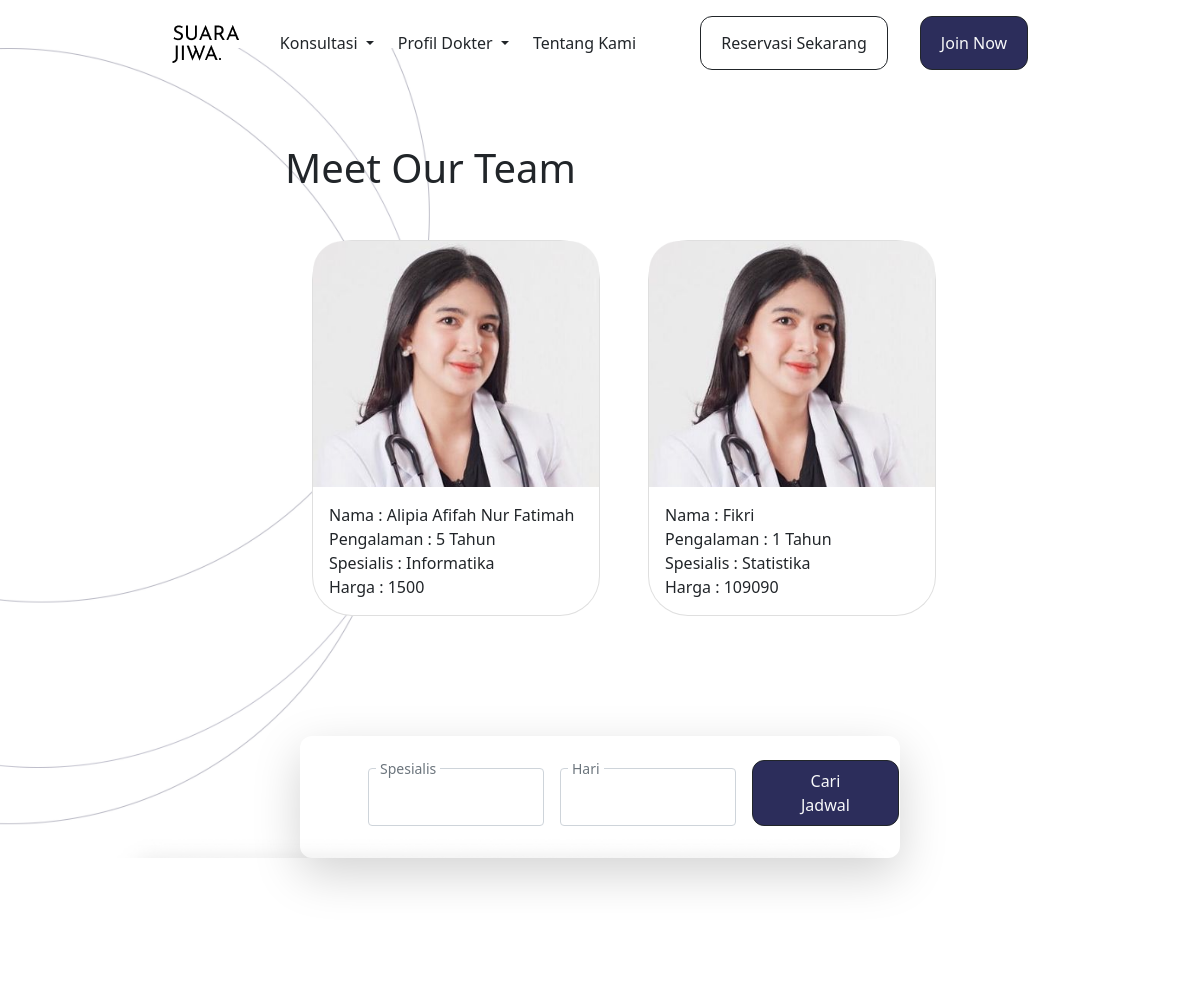
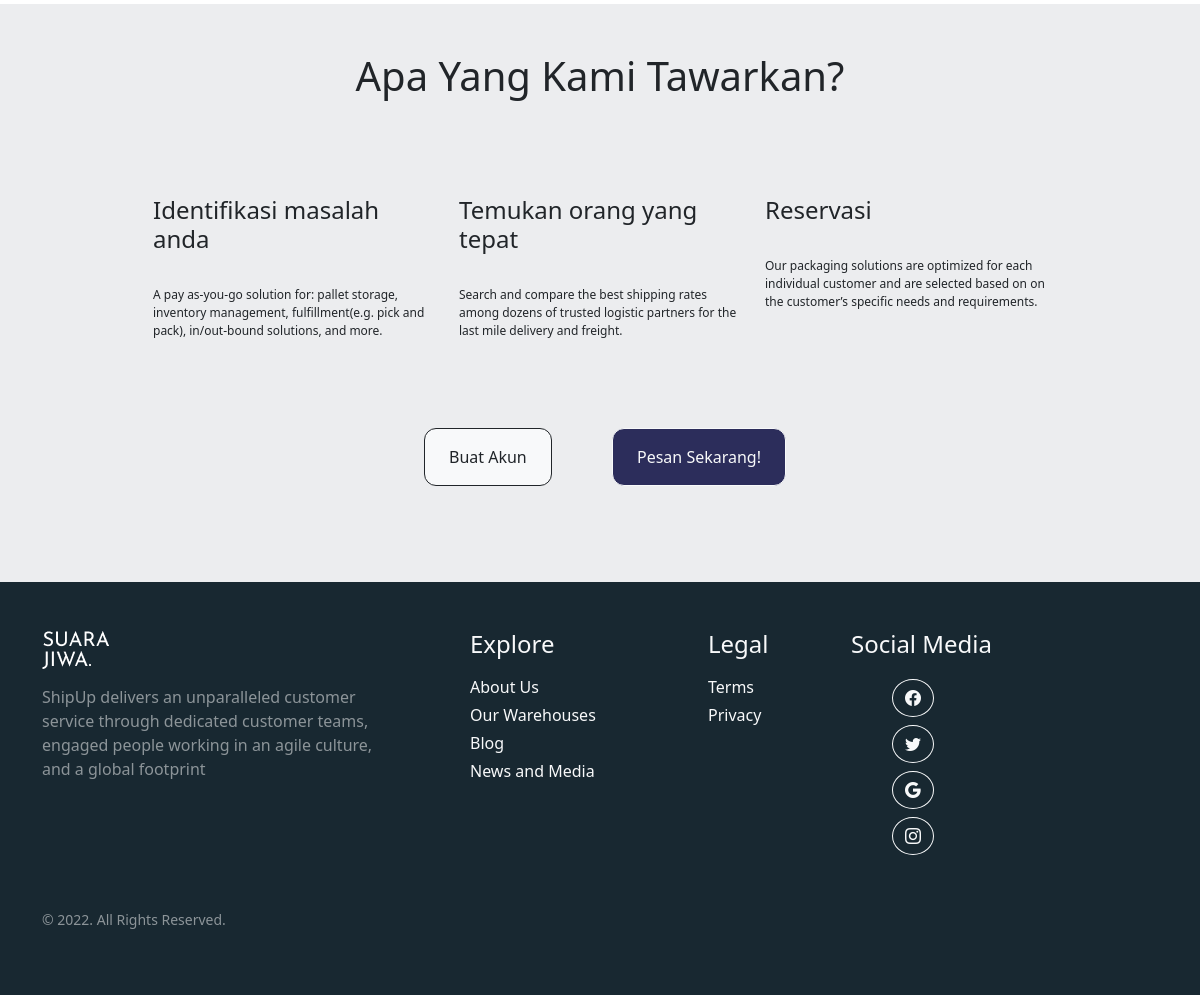
/dok.php, run on the app's committed database (2 pictures, top to bottom).
### tables this page shows
CREATE TABLE `dokter` (
  `id_dokter` int(5) NOT NULL,
  `pengalaman` varchar(1) DEFAULT NULL,
  `nama` varchar(50) DEFAULT NULL,
  `spesialis` varchar(50) DEFAULT NULL,
  `deskripsi` varchar(8000) DEFAULT NULL,
  `ruangan` varchar(50) DEFAULT NULL,
  `harga` int(11) DEFAULT NULL,
  `gambar` varchar(5) NOT NULL
);

### dok.php (the view, shortened to what this page needs)
<!DOCTYPE html>
<html lang="en">
  <head>
    <link rel="stylesheet" href="https://cdn.jsdelivr.net/npm/bootstrap-icons@1.5.0/font/bootstrap-icons.css" />
    <link href="https://cdn.jsdelivr.net/npm/bootstrap@5.0.2/dist/css/bootstrap.min.css" rel="stylesheet" />
    <link rel="stylesheet" href="style.css" />
  </head>
  <body class="overflow-x-hidden">
    <nav id="nav1" class="navbar navbar-expand-lg bg-body-tertiary fixed-top pt-3">
      <div class="container-fluid">
        <div class="collapse navbar-collapse justify-content-center" id="navbarNavDropdown">
          <ul class="navbar-nav text-center d-flex align-items-center">
            <li class="nav-item ">
              <img src="gambar/sj.png" alt="" srcset=""><a class="navbar-brand" href="#"></a>
            </li>
            <li class="nav-item dropdown">
              <a class="nav-link dropdown-toggle text-dark ms-3" href="#" role="button" data-bs-toggle="dropdown" aria-expanded="false">
                Konsultasi
              </a>
            </li>
            <li class=" ms-2 nav-item dropdown">
              <a class="nav-link dropdown-toggle text-dark" href="#" role="button" data-bs-toggle="dropdown" aria-expanded="false">
                Profil Dokter
              </a>
            </li>
            <li class=" ms-2 nav-item">
              <a class="nav-link active text-dark" aria-current="page" href="#">Tentang Kami</a>
            </li>
            <li class=" ms-2 nav-item">
              <button style="border-radius: 12px!important;" class="btn btn-outline-dark ms-5"><a class="nav-link active text-dark" aria-current="page" href="#">Reservasi Sekarang</a></button>
            </li>
            <li class=" ms-2 nav-item">
              <button style="border-radius: 12px!important;" class="btn btn-dark bg-dark ms-4"><a class="nav-link active text-light" aria-current="page" href="#">Join Now</a></button>
            </li>
          </ul>
        </div>
      </div>
    </nav>
    <section class=" mb-5 mt-5 pt-5" style="background-image: url(gambar/bg.jpg); background-size: cover;">
        <h1 class="mt-5" style="margin-left: 285px;">Meet Our Team</h1>
        <div class="carddd d-flex justify-content-center align-items-center mt-5" >
        <?php
            include 'koneksi.php';
            $data = mysqli_query($connect,"select * from dokter");
            while($d = mysqli_fetch_array($data)){
            ?>
            <div class="card ms-5" style="width: 18rem; border-radius: 40px!important">
                <img src="gambar/dok1.png" class="card-img-top" alt="...">
                <div class="card-body">
                  <p class="mb-0">Nama : <?= $d["nama"]?></p>
                  <p class="mb-0">Pengalaman : <?= $d["pengalaman"]?> Tahun</p>
                  <p class="mb-0">Spesialis : <?= $d["spesialis"]?></p>
                  <p class="mb-0">Harga : <?= $d["harga"]?></p>
                </div>
              </div>
            <?php
            }
            ?>
        </div>
    <br><br><br>
      <form  autocomplete="off" class="p-4 card-body mt-5 mx-auto shadow-lg" style="width: 50vw; border-radius: 12px!important; margin-bottom: 140px;">
        <div class="row">
            <div class="col ms-5 col-sm-4 px-2 mb-2 w">
                <label for="input1" class="ms-2 position-absolute" style="margin-top: -0.25rem !important">
                    <span class="h6 small bg-white text-muted px-1">Spesialis</span>
                </label>
                <input autocomplete="false" type="text" class="form-control mt-2 p-3" id="input1">
            </div>
            <div class="col col-sm-4 px-2 mb-2">
                <label for="input2" class="ms-2 position-absolute" style="margin-top: -0.25rem !important">
                    <span class="h6 small bg-white text-muted px-1">Hari</span>
                </label>
                <input autocomplete="false" type="password" class="form-control mt-2 p-3" id="input2">
            </div>
            <div class="col col-sm-1 px-2 mb-2">
              <button style="border-radius: 12px!important;" class="btn btn-dark bg-dark text-light pt-2 pb-2 ps-5 pe-5" style="font-size: 10px;">Cari Jadwal</button>
          </div>
        </div>
      </form>
    </section>
        <div class="bg-primary w-100 mt-5 pb-5">
          <h1 class="mx-auto text-center pt-5">Apa Yang Kami Tawarkan?</h1>
          <div class="row mt-5 d-flex justify-content-center grid gap-0 col-gap-5">
            <div class="col col-md-3 mt-5 pb-5">
              <h4>Identifikasi masalah anda</h4><br>
              <p style="font-size: 12px;">A pay as-you-go solution for: pallet storage, inventory management, fulfillment(e.g. pick and pack), in/out-bound solutions, and more.</p>
            </div>
            <div class="col col-md-3 mt-5 pb-5">
              <h4>Temukan orang yang tepat</h4><br>
              <p style="font-size: 12px;">Search and compare the best shipping rates among dozens of trusted logistic partners for the last mile delivery and freight.</p>
            </div>
            <div class="col col-md-3 mt-5 pb-5">
            <h4>Reservasi</h4><br>
            <p style="font-size: 12px;">Our packaging solutions are optimized for each individual customer and are selected based on on the customer’s specific needs and requirements.</p>
            </div>
          </div>
          <div class="row d-flex align-items-center justify-content-center pb-5">
            <div class="col col-sm-2 mt-4"><button style="border-radius: 12px!important;" class="btn ps-4 pe-4 pt-3 pb-3 ms-3 border border-dark bg-light text-dark">Buat Akun</button></div>
            <div class="col col-sm-2 mt-4"><button style="border-radius: 12px!important;" class="btn pb-3 pt-3 ps-4 pe-4 border border-light bg-dark text-light">Pesan Sekarang!</button></div>
          </div>
        </div>
      <div class="px-3 pb-5 footer" style="background-color: #182831!important;">
        <div class="container">
          <div class="row ">
            <div class="col-lg-4 col-xs-12 mt-5">
              <img src="gambar/sj.png" class="mb-3" alt="" srcset="" style="filter: invert(100%);">
              <p class="pr-5 text-white-50 mb-1">ShipUp delivers an unparalleled customer service through dedicated customer teams, engaged people working in an agile culture, and a global footprint</p>
            </div>
            <div class="col-lg-2 col-xs-12 mt-5 ms-5 links">
              <h4 class="mt-lg-0 mb-3 mt-sm-3 text-light">Explore</h4>
              <ul class="m-0 p-0" style="list-style: none">
                <li class="mb-1"><a class="text-decoration-none text-light" href="profile.html">About Us</a></li>
                <li class="mb-1"><a class="text-decoration-none text-light" href="profile.html">Our Warehouses</a></li>
                <li class="mb-1"><a class="text-decoration-none text-light" href="profile.html">Blog</a></li>
                <li class="mb-1"><a class="text-decoration-none text-light" href="profile.html">News and Media</a></li>
                <br />
              </ul>
            </div>
            <div class="col-lg-1 col-xs-12 mt-5 ms-5 location">
              <h4 class="mt-lg-0 mb-3 mt-sm-4 text-light">Legal</h4>
              <ul class="m-0 p-0" style="list-style: none">
                <li class="mb-1"><a class="text-decoration-none text-light" href="profile.html">Terms</a></li>
                <li class="mb-1"><a class="text-decoration-none text-light" href="profile.html">Privacy</a></li>
                <br />
              </ul>
            </div>
            <div class="col-lg-3 col-xs-12 mt-5 ms-5 lsocial">
              <h4 class="mt-lg-0 mb-3 mt-sm-4 text-light">Social Media</h4>
              <div class="icon d-inline">
              <div class="col-md-5 col-lg-4 ml-lg-0 text-center text-md-end">
                <a
                   class="btn btn-outline-light rounded-circle m-1"
                   class="text-white"
                   role="button"
                   ><i class="bi bi-facebook"></i
                  ></a>
                <a
                   class="btn btn-outline-light rounded-circle m-1"
                   class="text-white"
                   role="button"
                   ><i class="bi bi-twitter"></i
                  ></a>
                <a
                   class="btn btn-outline-light rounded-circle m-1"
                   class="text-white"
                   role="button"
                   ><i class="bi bi-google"></i
                  ></a>
                <a
                   class="btn btn-outline-light rounded-circle m-1"
                   class="text-white"
                   role="button"
                   ><i class="bi bi-instagram"></i
                  ></a>
              </div>
            </div>
            </div>
          </div>
          <div class="row mt-5">
            <div class="col copyright">
              <p class=""><small class="text-white-50">© 2022. All Rights Reserved.</small></p>
            </div>
          </div>
        </div>
      </div>
  </body>
</html>

### style.css (style rules this page uses)
.bg-primary { background-color: #ECEDEF !important; }
.bg-dark { background-color: #2C2D5B !important; }

### data on the page
dokter: nama "Alipia Afifah Nur Fatimah", pengalaman "5", spesialis "Informatika", harga "1500"
dokter: nama "Fikri", pengalaman "1", spesialis "Statistika", harga "109090"
